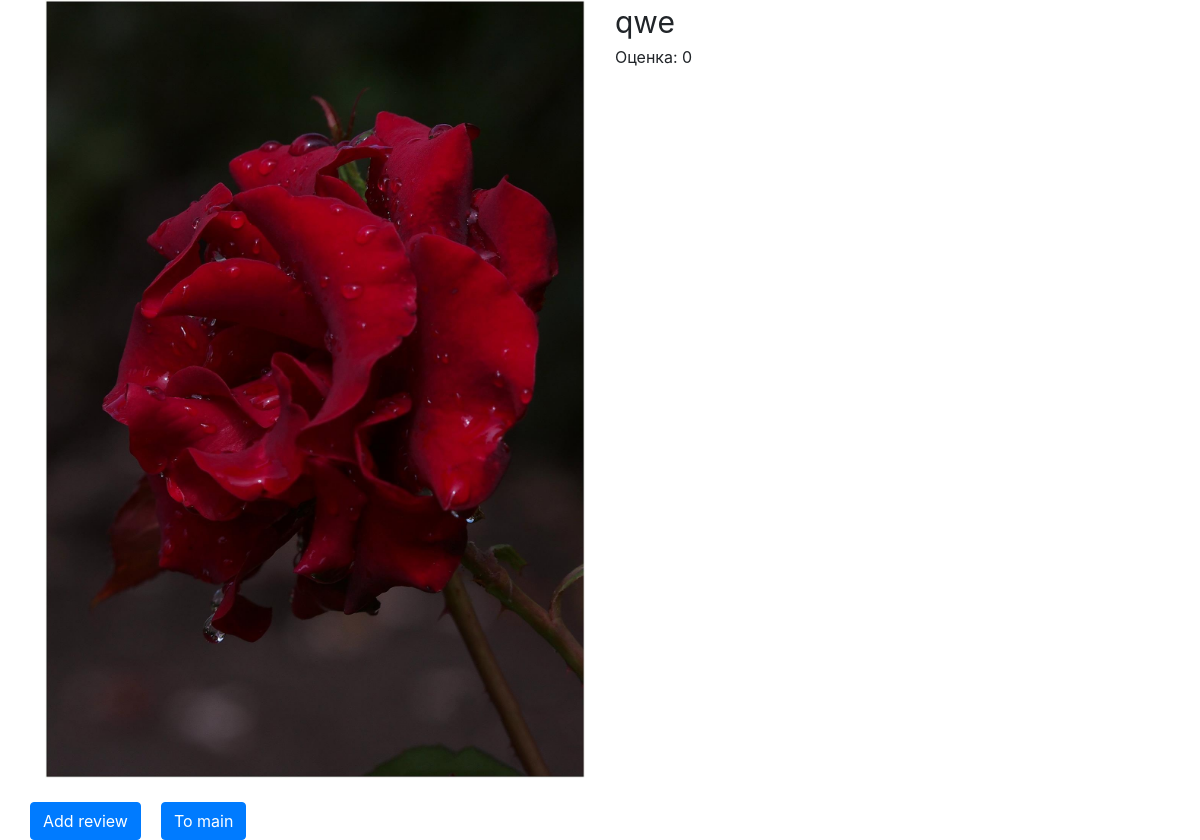
/product.php?product_id=4, run on the app's committed database.
### tables this page shows
CREATE TABLE `product` (
  `id` int(11) NOT NULL,
  `product_name` varchar(255) DEFAULT NULL,
  `product_img` text DEFAULT NULL,
  `product_data` date DEFAULT NULL,
  `product_usr_add` varchar(255) DEFAULT NULL,
  `product_review` int(11) DEFAULT NULL,
  `product_midprice` varchar(255) DEFAULT NULL
);

### db.php (called while the page is built, shortened)
<?php
class DB
{
    static private $db;
    protected static $instance = null;
    public function __construct(){
        if (self::$instance === null){
            try {
                self::$db = new PDO(
                    'mysql:host='.self::DB_HOST.';dbname='.self::DB_NAME,
                    self::DB_USER,
                    self::DB_PASSWORD,
                    $options = [
                        PDO::ATTR_ERRMODE => PDO::ERRMODE_EXCEPTION,
                        PDO::ATTR_DEFAULT_FETCH_MODE => PDO::FETCH_ASSOC,
                        PDO::MYSQL_ATTR_INIT_COMMAND => "SET NAMES ".self::CHARSET
                    ]
                );
            } catch (PDOException $e) {
                throw new Exception ($e->getMessage());
            }
        }
        return self::$instance;
    }
    public static function query($stmt)  {
        return self::$db->query($stmt);
    }
    public static function run($query, $args = [])  {
        try{
            if (!$args) {
                return self::query($query);
            }
            $stmt = self::prepare($query);
            $stmt->execute($args);
            return $stmt;
        } catch (PDOException $e) {
            throw new Exception($e->getMessage());
        }
    }
    public static function getRow($query, $args = [])  {
        return self::run($query, $args)->fetch();
    }
    public static function getValue($query, $args = [])  {
        $result = self::getRow($query, $args);
        if (!empty($result)) {
            $result = array_shift($result);
        }
        return $result;
    }
}

### dbPrj.php (called while the page is built, shortened)
<?php
include_once ('db.php');
class dbPrj {
    public function getProductById() {
        $db = new DB;
        $sql = "SELECT * FROM `product` WHERE `id` =". $_GET['product_id'];
        $res = $db::getRow($sql);
        return $res;
    }
    public function getAVGEstimate(){
        $db = new DB;
        $sqlAvg = "SELECT
            AVG(`rev_estimate`)
            FROM `reviews`
            WHERE `product_id`= " . $_GET['product_id'];
        return $db::getValue($sqlAvg);
    }
}

### product.php (the view, shortened to what this page needs)
<!doctype html>
<html lang="en">
<head>
    <link rel="stylesheet" href="/css/bootstrap.min.css">
    <link rel="stylesheet" href="/css/style.css">
    <link rel="stylesheet" href="https://use.fontawesome.com/releases/v5.7.0/css/all.css">
</head>
<body>
<?php
include_once ('dbPrj.php');
$res = (new dbPrj())->getProductById();
$resAvg = (new dbPrj())->getAVGEstimate();
?>
<div class="container">
    <div class="row">
        <div class="col-md-6">
            <?php if ($res['product_img']) :?>
                <img class="prd_img" src="<?=$res['product_img']?>" alt="...">
            <?php endif; ?>
        </div>
        <div class="col-md-6">
            <div class="box">
                <div class="box__name">
                    <?=$res['product_name']?>
                </div>
                <div class="box__estimate">
                    Oценка: <span> <?=round($resAvg, 2)?> </span>
                </div>
            </div>
        </div>
    </div>
    <br>
    <div class="row">
        <a href="addReview.php?product_id=<?=$_GET['product_id']?>" type="button" class="btn btn-primary" role="button">Add review</a>
        <a href="index.php" type="button" class="btn btn-primary" role="button">To main</a>
    </div>
</div>
</body>
</html>

### css/style.css (style rules this page uses)
body { max-width: 1440px; margin: 0 auto; }
.prd_img { max-width: 100%; }
.box__name { font-size: 30px; }
.btn + .btn { margin-left: 20px; }

### data on the page
product: product_img (picture), product_name "qwe"

### other printed values
$resAvg "0"
